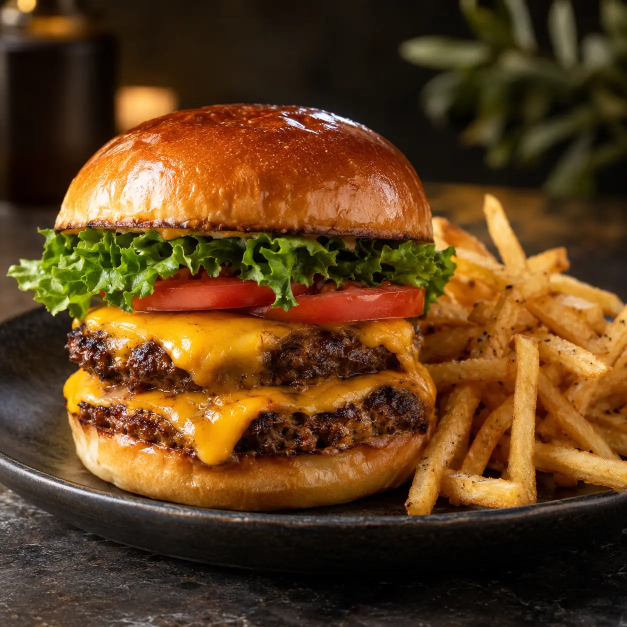
#> input picture assets/burger-photo.webp, 1254 x 1254 px (shown at 1/2 size); its folder holds 4 pictures in this run
$ python generate_photo_ar.py
#> lines starting #> are read from the running program, lines starting #| are printed output that depends on the picture
"""Build photo-textured tabletop plaques as self-contained GLB and USDZ files."""
from pathlib import Path
from PIL import Image
import io,json,math,struct,zipfile
import numpy as np

A=Path(__file__).parent/'assets'
D=('burger','pasta','shrimp','salmon','dessert')

def texture(name):
#> called with name = 'burger'
    im=Image.open(A/f'{name}-photo.webp').convert('RGB');im.thumbnail((768,768),Image.Resampling.LANCZOS)
#> in texture, im is the input picture: PIL image 1254x1254 RGB; mean R, G, B 95.4, 63.1, 28.1
#> after `im.thumbnail((768, 768), Image.Resampling.LANCZOS)`:
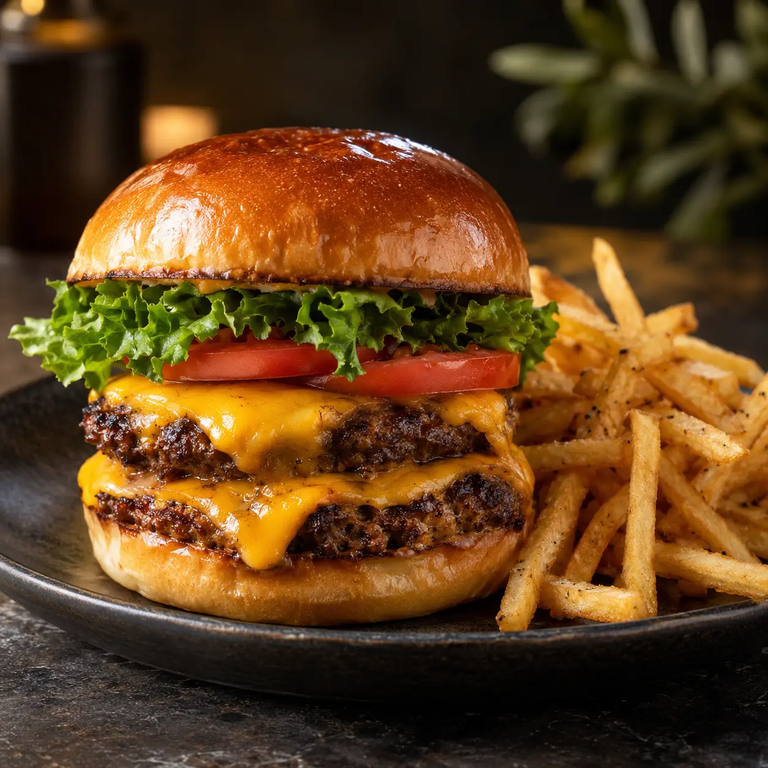
#> im: PIL image 768x768 RGB; mean R, G, B 95.4, 63.1, 28.2
    b=io.BytesIO();im.save(b,'PNG',optimize=True);return b.getvalue()

def glb(name,png):
#> called with name = 'burger'
    w=h=.29;t=math.radians(12);yt=.018+math.cos(t)*h;zt=math.sin(t)*h
    p=np.array([[-w/2,.018,0],[w/2,.018,0],[w/2,yt,zt],[-w/2,yt,zt]],np.float32)
    n=np.tile(np.array([0,-math.sin(t),math.cos(t)],np.float32),(4,1));uv=np.array([[0,1],[1,1],[1,0],[0,0]],np.float32);ix=np.array([0,1,2,0,2,3],np.uint16)
    x,z=.1525,.0175;bp=np.array([[-x,0,-z],[x,0,-z],[x,.018,-z],[-x,.018,-z],[-x,0,z],[x,0,z],[x,.018,z],[-x,.018,z]],np.float32)
    bix=np.array([[0,2,1],[0,3,2],[4,5,6],[4,6,7],[0,4,7],[0,7,3],[1,2,6],[1,6,5],[3,7,6],[3,6,2],[0,1,5],[0,5,4]],np.uint16).reshape(-1)
    bn=np.zeros_like(bp)
    for tri in bix.reshape(-1,3):
        f=np.cross(bp[tri[1]]-bp[tri[0]],bp[tri[2]]-bp[tri[0]])
        for i in tri:bn[i]+=f
    bn/=np.maximum(np.linalg.norm(bn,axis=1,keepdims=True),1e-9)
    chunks=[];views=[];access=[];off=0
    def view(raw,target=None):
        nonlocal off
        raw+=b'\0'*(-len(raw)%4);d={'buffer':0,'byteOffset':off,'byteLength':len(raw)}
        if target:d['target']=target
        views.append(d);chunks.append(raw);off+=len(raw);return len(views)-1
    def acc(a,kind,comp,target=None,bounds=False):
        d={'bufferView':view(a.tobytes(),target),'componentType':comp,'count':len(a),'type':kind}
        if bounds:d.update(min=a.min(axis=0).tolist(),max=a.max(axis=0).tolist())
        access.append(d);return len(access)-1
    pa=acc(p,'VEC3',5126,34962,1);na=acc(n,'VEC3',5126,34962);ua=acc(uv,'VEC2',5126,34962);ia=acc(ix,'SCALAR',5123,34963)
    ba=acc(bp,'VEC3',5126,34962,1);bna=acc(bn,'VEC3',5126,34962);bia=acc(bix,'SCALAR',5123,34963);image=view(png)
    g={'asset':{'version':'2.0','generator':'SABOR photo AR'},'scene':0,'scenes':[{'nodes':[0,1]}],'nodes':[{'name':name.title()+' photo','mesh':0},{'name':'Tabletop base','mesh':1}],'meshes':[{'primitives':[{'attributes':{'POSITION':pa,'NORMAL':na,'TEXCOORD_0':ua},'indices':ia,'material':0}]},{'primitives':[{'attributes':{'POSITION':ba,'NORMAL':bna},'indices':bia,'material':1}]}],'materials':[{'name':'Dish photograph','pbrMetallicRoughness':{'baseColorTexture':{'index':0},'metallicFactor':0,'roughnessFactor':.7},'doubleSided':True},{'name':'SABOR black','pbrMetallicRoughness':{'baseColorFactor':[.018,.026,.022,1],'metallicFactor':.15,'roughnessFactor':.44}}],'textures':[{'sampler':0,'source':0}],'samplers':[{'magFilter':9729,'minFilter':9987,'wrapS':33071,'wrapT':33071}],'images':[{'bufferView':image,'mimeType':'image/png'}],'buffers':[{'byteLength':off}],'bufferViews':views,'accessors':access}
    js=json.dumps(g,separators=(',',':')).encode();js+=b' '*(-len(js)%4);raw=b''.join(chunks)
    return struct.pack('<III',0x46546c67,2,28+len(js)+len(raw))+struct.pack('<II',len(js),0x4e4f534a)+js+struct.pack('<II',len(raw),0x004e4942)+raw

def usdz(name,png):
    from pxr import Usd, UsdGeom, UsdShade, Sdf, Gf, UsdUtils
    import tempfile
    with tempfile.TemporaryDirectory() as tmp:
        root=Path(tmp);(root/'textures').mkdir();(root/'textures'/f'{name}.png').write_bytes(png)
        stage=Usd.Stage.CreateNew(str(root/'scene.usdc'))
        UsdGeom.SetStageUpAxis(stage,UsdGeom.Tokens.y);UsdGeom.SetStageMetersPerUnit(stage,1)
        model=UsdGeom.Xform.Define(stage,'/SABOR');stage.SetDefaultPrim(model.GetPrim())
        mesh=UsdGeom.Mesh.Define(stage,'/SABOR/DishPhoto')
        t=math.radians(12)
        mesh.CreatePointsAttr([(-.145,.018,0),(.145,.018,0),(.145,.018+math.cos(t)*.29,math.sin(t)*.29),(-.145,.018+math.cos(t)*.29,math.sin(t)*.29)])
        mesh.CreateFaceVertexCountsAttr([4]);mesh.CreateFaceVertexIndicesAttr([0,1,2,3])
        mesh.CreateSubdivisionSchemeAttr('none');mesh.CreateDoubleSidedAttr(True)
        UsdGeom.PrimvarsAPI(mesh).CreatePrimvar('st',Sdf.ValueTypeNames.TexCoord2fArray,'vertex').Set([(0,0),(1,0),(1,1),(0,1)])
        mat=UsdShade.Material.Define(stage,'/SABOR/PhotoMaterial')
        shader=UsdShade.Shader.Define(stage,'/SABOR/PhotoMaterial/PBR');shader.CreateIdAttr('UsdPreviewSurface')
        shader.CreateInput('roughness',Sdf.ValueTypeNames.Float).Set(.7)
        tex=UsdShade.Shader.Define(stage,'/SABOR/PhotoMaterial/Texture');tex.CreateIdAttr('UsdUVTexture')
        tex.CreateInput('file',Sdf.ValueTypeNames.Asset).Set(Sdf.AssetPath(f'textures/{name}.png'))
        tex.CreateInput('sourceColorSpace',Sdf.ValueTypeNames.Token).Set('sRGB')
        prim=UsdShade.Shader.Define(stage,'/SABOR/PhotoMaterial/UV');prim.CreateIdAttr('UsdPrimvarReader_float2')
        prim.CreateInput('varname',Sdf.ValueTypeNames.String).Set('st');prim.CreateOutput('result',Sdf.ValueTypeNames.Float2)
        tex.CreateInput('st',Sdf.ValueTypeNames.Float2).ConnectToSource(prim.ConnectableAPI(),'result')
        tex.CreateOutput('rgb',Sdf.ValueTypeNames.Float3)
        shader.CreateInput('diffuseColor',Sdf.ValueTypeNames.Color3f).ConnectToSource(tex.ConnectableAPI(),'rgb')
        shader.CreateOutput('surface',Sdf.ValueTypeNames.Token)
        mat.CreateSurfaceOutput().ConnectToSource(shader.ConnectableAPI(),'surface')
        UsdShade.MaterialBindingAPI.Apply(mesh.GetPrim()).Bind(mat)
        base=UsdGeom.Cube.Define(stage,'/SABOR/Base');base.CreateSizeAttr(1)
        base.AddTranslateOp().Set(Gf.Vec3d(0,.009,0));base.AddScaleOp().Set(Gf.Vec3f(.305,.018,.035))
        bm=UsdShade.Material.Define(stage,'/SABOR/BaseMaterial');bs=UsdShade.Shader.Define(stage,'/SABOR/BaseMaterial/PBR');bs.CreateIdAttr('UsdPreviewSurface')
        bs.CreateInput('diffuseColor',Sdf.ValueTypeNames.Color3f).Set(Gf.Vec3f(.018,.026,.022));bs.CreateInput('roughness',Sdf.ValueTypeNames.Float).Set(.44)
        bs.CreateOutput('surface',Sdf.ValueTypeNames.Token);bm.CreateSurfaceOutput().ConnectToSource(bs.ConnectableAPI(),'surface')
        UsdShade.MaterialBindingAPI.Apply(base.GetPrim()).Bind(bm)
        stage.GetRootLayer().Save()
        dest=root/f'{name}.usdz'
        assert UsdUtils.CreateNewUsdzPackage(Sdf.AssetPath(str(root/'scene.usdc')),str(dest))
        return dest.read_bytes()

for name in D:
    png=texture(name);(A/f'{name}.glb').write_bytes(glb(name,png));(A/f'{name}.usdz').write_bytes(usdz(name,png));print(name,len(png))
#> (the call stopped at in usdz, `stage=Usd.Stage.CreateNew(str(root/'scene.usdc'))`: pxr is not available in this run)
#> pass 2 of the loop `for name in D:`:
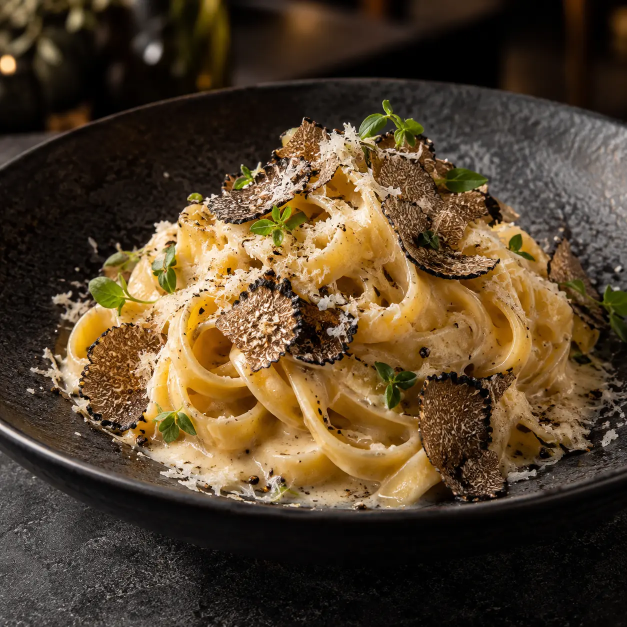
#> input picture assets/pasta-photo.webp, 1254 x 1254 px (shown at 1/2 size)
#> in texture, im is the input picture: PIL image 1254x1254 RGB; mean R, G, B 83.9, 65.9, 43.1
#> in texture (call 2), `im.thumbnail((768, 768), Image.Resampling.LANCZOS)`:
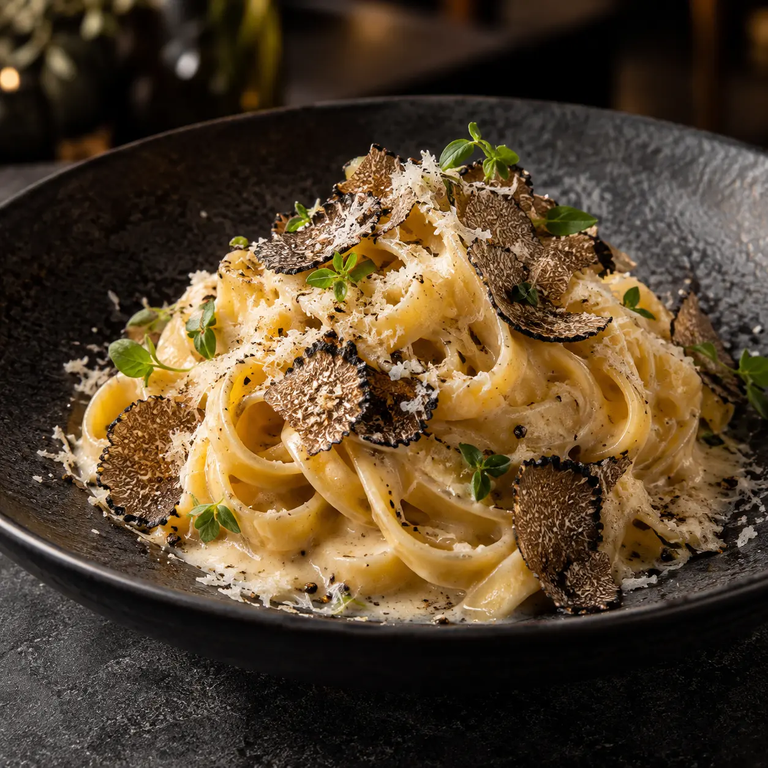
#> im: PIL image 768x768 RGB; mean R, G, B 83.9, 65.9, 43.2
#> (the run stopped early here; a loop or call above may not have finished)
